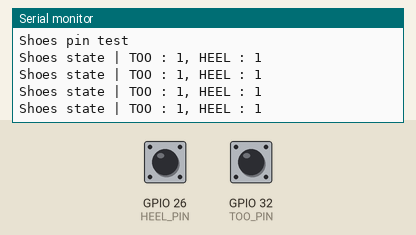
This sketch was run on a simulated ESP32. On the bench: the last lines printed to the serial monitor. Inputs (shaded band) come from the test bench; at power-on: GPIO 26 (HEEL_PIN) HIGH, GPIO 32 (TOO_PIN) HIGH.

Above: at 1.8 s.
1.9 s: GPIO 26 (HEEL_PIN) pulled LOW for 0.6 s
At 2.4 s:
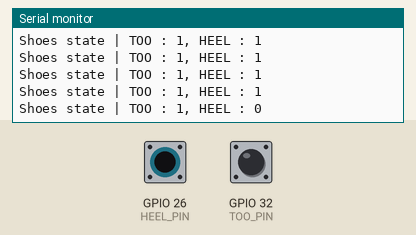
4.0 s: GPIO 32 (TOO_PIN) pulled LOW for 0.6 s
At 4.4 s:
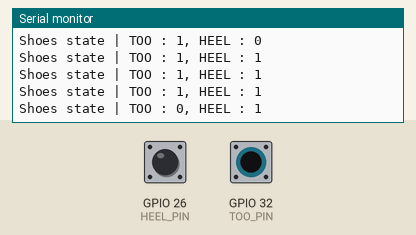

Measured:
- after the input at 1.9 s, the serial monitor: prints a new line after 0.10 s (image 1)
- after the input at 4.0 s, the serial monitor: prints a new line at once (image 2)

The sketch:

Gaitsensor_pintest.ino
```cpp
// for SPI setting
#define SPI_SPEED 115200

// e-textile sensor
#define TOO_PIN 32
#define HEEL_PIN 26

void setup() {
    // for terminal
    Serial.begin(SPI_SPEED);

    // etextile pinMode setting
    pinMode(TOO_PIN,  INPUT_PULLUP);
    pinMode(HEEL_PIN, INPUT_PULLUP);

    Serial.println("Shoes pin test");
}

void loop() {
    Serial.print("Shoes state | TOO : ");
    Serial.print(digitalRead(TOO_PIN));
    Serial.print(", HEEL : ");
    Serial.println(digitalRead(HEEL_PIN));

    delay(500);
}
```
